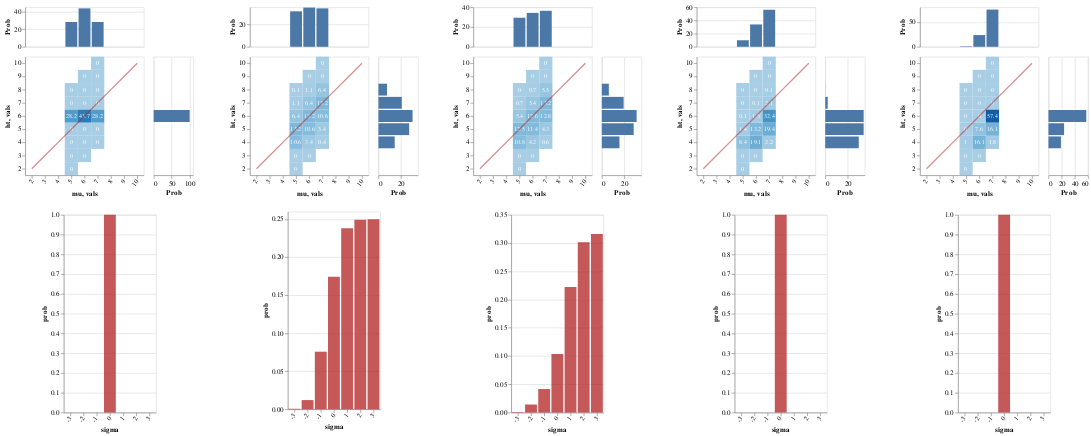

Notebook code cell kept with this figure:
### Markdown cell above
#### Pragmatic listener hears:

> "John, Mary, and Fred are as short as Bill"

Again, since Bill's height is unknown, the posterior probability remains distributed across many heights.

But now, the various strengthenings lead ultimately to a pragmatic conclusion that John is almost certainly below the median (same for Mary)

As expected, the evaluative effect is much stronger

### Code cell
writeIORef cacheRef (0, Map.empty)  
  
vlShow . sidewaysDists <$> traverse mkEqGraph
  [ listener infoLUMAllEq cacheRef (0, UShrt, allDenEq0)
  , lp infoLUMAllEq >>= \l -> listener infoLUMAllEq cacheRef (0, UShrt, l)
  , listener infoLUMAllEq cacheRef (1, UShrt, allDenEq0)
  , listener infoLUMAllEq cacheRef (2, UShrt, allDenEq0)
  , listener infoLUMAllEq cacheRef (3, UShrt, allDenEq0)
  ]

### Figure 1 — Vega-Lite specification as saved in the notebook (floating-point values rounded to 4 significant figures)
{"$schema": "https://vega.github.io/schema/vega-lite/v3.json", "hconcat": [{"$schema": "https://vega.github.io/schema/vega-lite/v3.json", "center": true, "vconcat": [{"$schema": "https://vega.github.io/schema/vega-lite/v3.json", "bounds": "flush", "config": {"scale": {"rectBandPaddingInner": 0}}, "data": {"values": [{"ht": "2", "mu": "5", "prob": 0}, {"ht": "3", "mu": "5", "prob": 0}, {"ht": "3", "mu": "6", "prob": 0}, {"ht": "4", "mu": "5", "prob": 0}, {"ht": "4", "mu": "6", "prob": 0}, {"ht": "4", "mu": "7", "prob": 0}, {"ht": "5", "mu": "5", "prob": 0}, {"ht": "5", "mu": "6", "prob": 0}, {"ht": "5", "mu": "7", "prob": 0}, {"ht": "6", "mu": "5", "prob": 28.2}, {"ht": "6", "mu": "6", "prob": 43.7}, {"ht": "6", "mu": "7", "prob": 28.2}, {"ht": "7", "mu": "5", "prob": 0}, {"ht": "7", "mu": "6", "prob": 0}, {"ht": "7", "mu": "7", "prob": 0}, {"ht": "8", "mu": "5", "prob": 0}, {"ht": "8", "mu": "6", "prob": 0}, {"ht": "8", "mu": "7", "prob": 0}, {"ht": "9", "mu": "6", "prob": 0}, {"ht": "9", "mu": "7", "prob": 0}, {"ht": "10", "mu": "7", "prob": 0}]}, "spacing": 15, "vconcat": [{"encoding": {"x": {"axis": null, "field": "mu", "scale": {"domain": ["2", "3", "4", "5", "6", "7", "8", "9", "10"], "rangeStep": 30}, "sort": null, "type": "ordinal"}, "y": {"aggregate": "sum", "axis": {"title": "Prob"}, "field": "prob", "type": "quantitative"}}, "height": 60, "mark": "bar"}, {"bounds": "flush", "hconcat": [{"encoding": {"x": {"axis": {"labelAngle": -55}, "field": "mu", "scale": {"domain": ["2", "3", "4", "5", "6", "7", "8", "9", "10"], "rangeStep": 30}, "sort": null, "type": "ordinal"}, "y": {"axis": {"labelAngle": 0}, "field": "ht", "scale": {"domain": ["10", "9", "8", "7", "6", "5", "4", "3", "2"], "rangeStep": 30}, "sort": null, "type": "ordinal"}}, "layer": [{"encoding": {"color": {"aggregate": "sum", "field": "prob", "legend": null, "scale": {"scheme": {"extent": [0.2, 0.9], "name": "blues"}}, "type": "quantitative"}}, "mark": "rect"}, {"encoding": {"color": {"value": "white"}, "text": {"aggregate": "sum", "field": "prob", "type": "quantitative"}}, "mark": {"fontSize": 9, "type": "text"}}, {"data": {"values": [{"vals": "2"}, {"vals": "3"}, {"vals": "4"}, {"vals": "5"}, {"vals": "6"}, {"vals": "7"}, {"vals": "8"}, {"vals": "9"}, {"vals": "10"}]}, "encoding": {"x": {"field": "vals", "sort": null, "type": "ordinal"}, "y": {"field": "vals", "sort": null, "type": "ordinal"}}, "mark": {"opacity": 0.5, "stroke": "firebrick", "strokeWidth": 2, "type": "line"}}]}, {"encoding": {"x": {"aggregate": "sum", "axis": {"title": "Prob"}, "field": "prob", "type": "quantitative"}, "y": {"axis": null, "field": "ht", "scale": {"domain": ["10", "9", "8", "7", "6", "5", "4", "3", "2"], "rangeStep": 30}, "sort": null, "type": "ordinal"}}, "mark": "bar", "width": 60}], "spacing": 15}]}, {"$schema": "https://vega.github.io/schema/vega-lite/v3.json", "data": {"values": [{"prob": 1, "sigma": "0"}]}, "description": "", "encoding": {"x": {"axis": {"labelAngle": -55}, "field": "sigma", "scale": {"domain": ["-3", "-2", "-1", "0", "1", "2", "3"], "rangeStep": 30}, "sort": null, "type": "ordinal"}, "y": {"field": "prob", "type": "quantitative"}}, "mark": {"color": "firebrick", "opacity": 0.75, "type": "bar"}}]}, {"$schema": "https://vega.github.io/schema/vega-lite/v3.json", "center": true, "vconcat": [{"$schema": "https://vega.github.io/schema/vega-lite/v3.json", "bounds": "flush", "config": {"scale": {"rectBandPaddingInner": 0}}, "data": {"values": [{"ht": "2", "mu": "5", "prob": 0}, {"ht": "3", "mu": "5", "prob": 0}, {"ht": "3", "mu": "6", "prob": 0}, {"ht": "4", "mu": "5", "prob": 10.6}, {"ht": "4", "mu": "6", "prob": 3.4}, {"ht": "4", "mu": "7", "prob": 0.4}, {"ht": "5", "mu": "5", "prob": 13.2}, {"ht": "5", "mu": "6", "prob": 10.6}, {"ht": "5", "mu": "7", "prob": 3.4}, {"ht": "6", "mu": "5", "prob": 6.4}, {"ht": "6", "mu": "6", "prob": 13.2}, {"ht": "6", "mu": "7", "prob": 10.6}, {"ht": "7", "mu": "5", "prob": 1.1}, {"ht": "7", "mu": "6", "prob": 6.4}, {"ht": "7", "mu": "7", "prob": 13.2}, {"ht": "8", "mu": "5", "prob": 0.1}, {"ht": "8", "mu": "6", "prob": 1.1}, {"ht": "8", "mu": "7", "prob": 6.4}, {"ht": "9", "mu": "6", "prob": 0}, {"ht": "9", "mu": "7", "prob": 0}, {"ht": "10", "mu": "7", "prob": 0}]}, "spacing": 15, "vconcat": [{"encoding": {"x": {"axis": null, "field": "mu", "scale": {"domain": ["2", "3", "4", "5", "6", "7", "8", "9", "10"], "rangeStep": 30}, "sort": null, "type": "ordinal"}, "y": {"aggregate": "sum", "axis": {"title": "Prob"}, "field": "prob", "type": "quantitative"}}, "height": 60, "mark": "bar"}, {"bounds": "flush", "hconcat": [{"encoding": {"x": {"axis": {"labelAngle": -55}, "field": "mu", "scale": {"domain": ["2", "3", "4", "5", "6", "7", "8", "9", "10"], "rangeStep": 30}, "sort": null, "type": "ordinal"}, "y": {"axis": {"labelAngle": 0}, "field": "ht", "scale": {"domain": ["10", "9", "8", "7", "6", "5", "4", "3", "2"], "rangeStep": 30}, "sort": null, "type": "ordinal"}}, "layer": [{"encoding": {"color": {"aggregate": "sum", "field": "prob", "legend": null, "scale": {"scheme": {"extent": [0.2, 0.9], "name": "blues"}}, "type": "quantitative"}}, "mark": "rect"}, {"encoding": {"color": {"value": "white"}, "text": {"aggregate": "sum", "field": "prob", "type": "quantitative"}}, "mark": {"fontSize": 9, "type": "text"}}, {"data": {"values": [{"vals": "2"}, {"vals": "3"}, {"vals": "4"}, {"vals": "5"}, {"vals": "6"}, {"vals": "7"}, {"vals": "8"}, {"vals": "9"}, {"vals": "10"}]}, "encoding": {"x": {"field": "vals", "sort": null, "type": "ordinal"}, "y": {"field": "vals", "sort": null, "type": "ordinal"}}, "mark": {"opacity": 0.5, "stroke": "firebrick", "strokeWidth": 2, "type": "line"}}]}, {"encoding": {"x": {"aggregate": "sum", "axis": {"title": "Prob"}, "field": "prob", "type": "quantitative"}, "y": {"axis": null, "field": "ht", "scale": {"domain": ["10", "9", "8", "7", "6", "5", "4", "3", "2"], "rangeStep": 30}, "sort": null, "type": "ordinal"}}, "mark": "bar", "width": 60}], "spacing": 15}]}, {"$schema": "https://vega.github.io/schema/vega-lite/v3.json", "data": {"values": [{"prob": 0.0006367, "sigma": "-3"}, {"prob": 0.01203, "sigma": "-2"}, {"prob": 0.07567, "sigma": "-1"}, {"prob": 0.1743, "sigma": "0"}, {"prob": 0.238, "sigma": "1"}, {"prob": 0.2494, "sigma": "2"}, {"prob": 0.25, "sigma": "3"}]}, "description": "", "encoding": {"x": {"axis": {"labelAngle": -55}, "field": "sigma", "scale": {"domain": ["-3", "-2", "-1", "0", "1", "2", "3"], "rangeStep": 30}, "sort": null, "type": "ordinal"}, "y": {"field": "prob", "type": "quantitative"}}, "mark": {"color": "firebrick", "opacity": 0.75, "type": "bar"}}]}, {"$schema": "https://vega.github.io/schema/vega-lite/v3.json", "center": true, "vconcat": [{"$schema": "https://vega.github.io/schema/vega-lite/v3.json", "bounds": "flush", "config": {"scale": {"rectBandPaddingInner": 0}}, "data": {"values": [{"ht": "2", "mu": "5", "prob": 0}, {"ht": "3", "mu": "5", "prob": 0}, {"ht": "3", "mu": "6", "prob": 0}, {"ht": "4", "mu": "5", "prob": 10.8}, {"ht": "4", "mu": "6", "prob": 4.2}, {"ht": "4", "mu": "7", "prob": 0.6}, {"ht": "5", "mu": "5", "prob": 12.5}, {"ht": "5", "mu": "6", "prob": 11.4}, {"ht": "5", "mu": "7", "prob": 4.3}, {"ht": "6", "mu": "5", "prob": 5.4}, {"ht": "6", "mu": "6", "prob": 12.6}, {"ht": "6", "mu": "7", "prob": 12.8}, {"ht": "7", "mu": "5", "prob": 0.7}, {"ht": "7", "mu": "6", "prob": 5.4}, {"ht": "7", "mu": "7", "prob": 13.2}, {"ht": "8", "mu": "5", "prob": 0}, {"ht": "8", "mu": "6", "prob": 0.7}, {"ht": "8", "mu": "7", "prob": 5.5}, {"ht": "9", "mu": "6", "prob": 0}, {"ht": "9", "mu": "7", "prob": 0}, {"ht": "10", "mu": "7", "prob": 0}]}, "spacing": 15, "vconcat": [{"encoding": {"x": {"axis": null, "field": "mu", "scale": {"domain": ["2", "3", "4", "5", "6", "7", "8", "9", "10"], "rangeStep": 30}, "sort": null, "type": "ordinal"}, "y": {"aggregate": "sum", "axis": {"title": "Prob"}, "field": "prob", "type": "quantitative"}}, "height": 60, "mark": "bar"}, {"bounds": "flush", "hconcat": [{"encoding": {"x": {"axis": {"labelAngle": -55}, "field": "mu", "scale": {"domain": ["2", "3", "4", "5", "6", "7", "8", "9", "10"], "rangeStep": 30}, "sort": null, "type": "ordinal"}, "y": {"axis": {"labelAngle": 0}, "field": "ht", "scale": {"domain": ["10", "9", "8", "7", "6", "5", "4", "3", "2"], "rangeStep": 30}, "sort": null, "type": "ordinal"}}, "layer": [{"encoding": {"color": {"aggregate": "sum", "field": "prob", "legend": null, "scale": {"scheme": {"extent": [0.2, 0.9], "name": "blues"}}, "type": "quantitative"}}, "mark": "rect"}, {"encoding": {"color": {"value": "white"}, "text": {"aggregate": "sum", "field": "prob", "type": "quantitative"}}, "mark": {"fontSize": 9, "type": "text"}}, {"data": {"values": [{"vals": "2"}, {"vals": "3"}, {"vals": "4"}, {"vals": "5"}, {"vals": "6"}, {"vals": "7"}, {"vals": "8"}, {"vals": "9"}, {"vals": "10"}]}, "encoding": {"x": {"field": "vals", "sort": null, "type": "ordinal"}, "y": {"field": "vals", "sort": null, "type": "ordinal"}}, "mark": {"opacity": 0.5, "stroke": "firebrick", "strokeWidth": 2, "type": "line"}}]}, {"encoding": {"x": {"aggregate": "sum", "axis": {"title": "Prob"}, "field": "prob", "type": "quantitative"}, "y": {"axis": null, "field": "ht", "scale": {"domain": ["10", "9", "8", "7", "6", "5", "4", "3", "2"], "rangeStep": 30}, "sort": null, "type": "ordinal"}}, "mark": "bar", "width": 60}], "spacing": 15}]}, {"$schema": "https://vega.github.io/schema/vega-lite/v3.json", "data": {"values": [{"prob": 0.0008067, "sigma": "-3"}, {"prob": 0.01418, "sigma": "-2"}, {"prob": 0.04161, "sigma": "-1"}, {"prob": 0.1037, "sigma": "0"}, {"prob": 0.2223, "sigma": "1"}, {"prob": 0.3015, "sigma": "2"}, {"prob": 0.316, "sigma": "3"}]}, "description": "", "encoding": {"x": {"axis": {"labelAngle": -55}, "field": "sigma", "scale": {"domain": ["-3", "-2", "-1", "0", "1", "2", "3"], "rangeStep": 30}, "sort": null, "type": "ordinal"}, "y": {"field": "prob", "type": "quantitative"}}, "mark": {"color": "firebrick", "opacity": 0.75, "type": "bar"}}]}, {"$schema": "https://vega.github.io/schema/vega-lite/v3.json", "center": true, "vconcat": [{"$schema": "https://vega.github.io/schema/vega-lite/v3.json", "bounds": "flush", "config": {"scale": {"rectBandPaddingInner": 0}}, "data": {"values": [{"ht": "2", "mu": "5", "prob": 0}, {"ht": "3", "mu": "5", "prob": 0}, {"ht": "3", "mu": "6", "prob": 0}, {"ht": "4", "mu": "5", "prob": 8.4}, {"ht": "4", "mu": "6", "prob": 19.1}, {"ht": "4", "mu": "7", "prob": 2.2}, {"ht": "5", "mu": "5", "prob": 1.4}, {"ht": "5", "mu": "6", "prob": 13.2}, {"ht": "5", "mu": "7", "prob": 19.4}, {"ht": "6", "mu": "5", "prob": 0.1}, {"ht": "6", "mu": "6", "prob": 1.5}, {"ht": "6", "mu": "7", "prob": 32.4}, {"ht": "7", "mu": "5", "prob": 0}, {"ht": "7", "mu": "6", "prob": 0.1}, {"ht": "7", "mu": "7", "prob": 2.1}, {"ht": "8", "mu": "5", "prob": 0}, {"ht": "8", "mu": "6", "prob": 0}, {"ht": "8", "mu": "7", "prob": 0.1}, {"ht": "9", "mu": "6", "prob": 0}, {"ht": "9", "mu": "7", "prob": 0}, {"ht": "10", "mu": "7", "prob": 0}]}, "spacing": 15, "vconcat": [{"encoding": {"x": {"axis": null, "field": "mu", "scale": {"domain": ["2", "3", "4", "5", "6", "7", "8", "9", "10"], "rangeStep": 30}, "sort": null, "type": "ordinal"}, "y": {"aggregate": "sum", "axis": {"title": "Prob"}, "field": "prob", "type": "quantitative"}}, "height": 60, "mark": "bar"}, {"bounds": "flush", "hconcat": [{"encoding": {"x": {"axis": {"labelAngle": -55}, "field": "mu", "scale": {"domain": ["2", "3", "4", "5", "6", "7", "8", "9", "10"], "rangeStep": 30}, "sort": null, "type": "ordinal"}, "y": {"axis": {"labelAngle": 0}, "field": "ht", "scale": {"domain": ["10", "9", "8", "7", "6", "5", "4", "3", "2"], "rangeStep": 30}, "sort": null, "type": "ordinal"}}, "layer": [{"encoding": {"color": {"aggregate": "sum", "field": "prob", "legend": null, "scale": {"scheme": {"extent": [0.2, 0.9], "name": "blues"}}, "type": "quantitative"}}, "mark": "rect"}, {"encoding": {"color": {"value": "white"}, "text": {"aggregate": "sum", "field": "prob", "type": "quantitative"}}, "mark": {"fontSize": 9, "type": "text"}}, {"data": {"values": [{"vals": "2"}, {"vals": "3"}, {"vals": "4"}, {"vals": "5"}, {"vals": "6"}, {"vals": "7"}, {"vals": "8"}, {"vals": "9"}, {"vals": "10"}]}, "encoding": {"x": {"field": "vals", "sort": null, "type": "ordinal"}, "y": {"field": "vals", "sort": null, "type": "ordinal"}}, "mark": {"opacity": 0.5, "stroke": "firebrick", "strokeWidth": 2, "type": "line"}}]}, {"encoding": {"x": {"aggregate": "sum", "axis": {"title": "Prob"}, "field": "prob", "type": "quantitative"}, "y": {"axis": null, "field": "ht", "scale": {"domain": ["10", "9", "8", "7", "6", "5", "4", "3", "2"], "rangeStep": 30}, "sort": null, "type": "ordinal"}}, "mark": "bar", "width": 60}], "spacing": 15}]}, {"$schema": "https://vega.github.io/schema/vega-lite/v3.json", "data": {"values": [{"prob": 1, "sigma": "0"}]}, "description": "", "encoding": {"x": {"axis": {"labelAngle": -55}, "field": "sigma", "scale": {"domain": ["-3", "-2", "-1", "0", "1", "2", "3"], "rangeStep": 30}, "sort": null, "type": "ordinal"}, "y": {"field": "prob", "type": "quantitative"}}, "mark": {"color": "firebrick", "opacity": 0.75, "type": "bar"}}]}, {"$schema": "https://vega.github.io/schema/vega-lite/v3.json", "center": true, "vconcat": [{"$schema": "https://vega.github.io/schema/vega-lite/v3.json", "bounds": "flush", "config": {"scale": {"rectBandPaddingInner": 0}}, "data": {"values": [{"ht": "2", "mu": "5", "prob": 0}, {"ht": "3", "mu": "5", "prob": 0}, {"ht": "3", "mu": "6", "prob": 0}, {"ht": "4", "mu": "5", "prob": 1}, {"ht": "4", "mu": "6", "prob": 16.1}, {"ht": "4", "mu": "7", "prob": 1.8}, {"ht": "5", "mu": "5", "prob": 0}, {"ht": "5", "mu": "6", "prob": 7.6}, {"ht": "5", "mu": "7", "prob": 16.1}, {"ht": "6", "mu": "5", "prob": 0}, {"ht": "6", "mu": "6", "prob": 0}, {"ht": "6", "mu": "7", "prob": 57.4}, {"ht": "7", "mu": "5", "prob": 0}, {"ht": "7", "mu": "6", "prob": 0}, {"ht": "7", "mu": "7", "prob": 0}, {"ht": "8", "mu": "5", "prob": 0}, {"ht": "8", "mu": "6", "prob": 0}, {"ht": "8", "mu": "7", "prob": 0}, {"ht": "9", "mu": "6", "prob": 0}, {"ht": "9", "mu": "7", "prob": 0}, {"ht": "10", "mu": "7", "prob": 0}]}, "spacing": 15, "vconcat": [{"encoding": {"x": {"axis": null, "field": "mu", "scale": {"domain": ["2", "3", "4", "5", "6", "7", "8", "9", "10"], "rangeStep": 30}, "sort": null, "type": "ordinal"}, "y": {"aggregate": "sum", "axis": {"title": "Prob"}, "field": "prob", "type": "quantitative"}}, "height": 60, "mark": "bar"}, {"bounds": "flush", "hconcat": [{"encoding": {"x": {"axis": {"labelAngle": -55}, "field": "mu", "scale": {"domain": ["2", "3", "4", "5", "6", "7", "8", "9", "10"], "rangeStep": 30}, "sort": null, "type": "ordinal"}, "y": {"axis": {"labelAngle": 0}, "field": "ht", "scale": {"domain": ["10", "9", "8", "7", "6", "5", "4", "3", "2"], "rangeStep": 30}, "sort": null, "type": "ordinal"}}, "layer": [{"encoding": {"color": {"aggregate": "sum", "field": "prob", "legend": null, "scale": {"scheme": {"extent": [0.2, 0.9], "name": "blues"}}, "type": "quantitative"}}, "mark": "rect"}, {"encoding": {"color": {"value": "white"}, "text": {"aggregate": "sum", "field": "prob", "type": "quantitative"}}, "mark": {"fontSize": 9, "type": "text"}}, {"data": {"values": [{"vals": "2"}, {"vals": "3"}, {"vals": "4"}, {"vals": "5"}, {"vals": "6"}, {"vals": "7"}, {"vals": "8"}, {"vals": "9"}, {"vals": "10"}]}, "encoding": {"x": {"field": "vals", "sort": null, "type": "ordinal"}, "y": {"field": "vals", "sort": null, "type": "ordinal"}}, "mark": {"opacity": 0.5, "stroke": "firebrick", "strokeWidth": 2, "type": "line"}}]}, {"encoding": {"x": {"aggregate": "sum", "axis": {"title": "Prob"}, "field": "prob", "type": "quantitative"}, "y": {"axis": null, "field": "ht", "scale": {"domain": ["10", "9", "8", "7", "6", "5", "4", "3", "2"], "rangeStep": 30}, "sort": null, "type": "ordinal"}}, "mark": "bar", "width": 60}], "spacing": 15}]}, {"$schema": "https://vega.github.io/schema/vega-lite/v3.json", "data": {"values": [{"prob": 1, "sigma": "0"}]}, "description": "", "encoding": {"x": {"axis": {"labelAngle": -55}, "field": "sigma", "scale": {"domain": ["-3", "-2", "-1", "0", "1", "2", "3"], "rangeStep": 30}, "sort": null, "type": "ordinal"}, "y": {"field": "prob", "type": "quantitative"}}, "mark": {"color": "firebrick", "opacity": 0.75, "type": "bar"}}]}], "spacing": 50}
